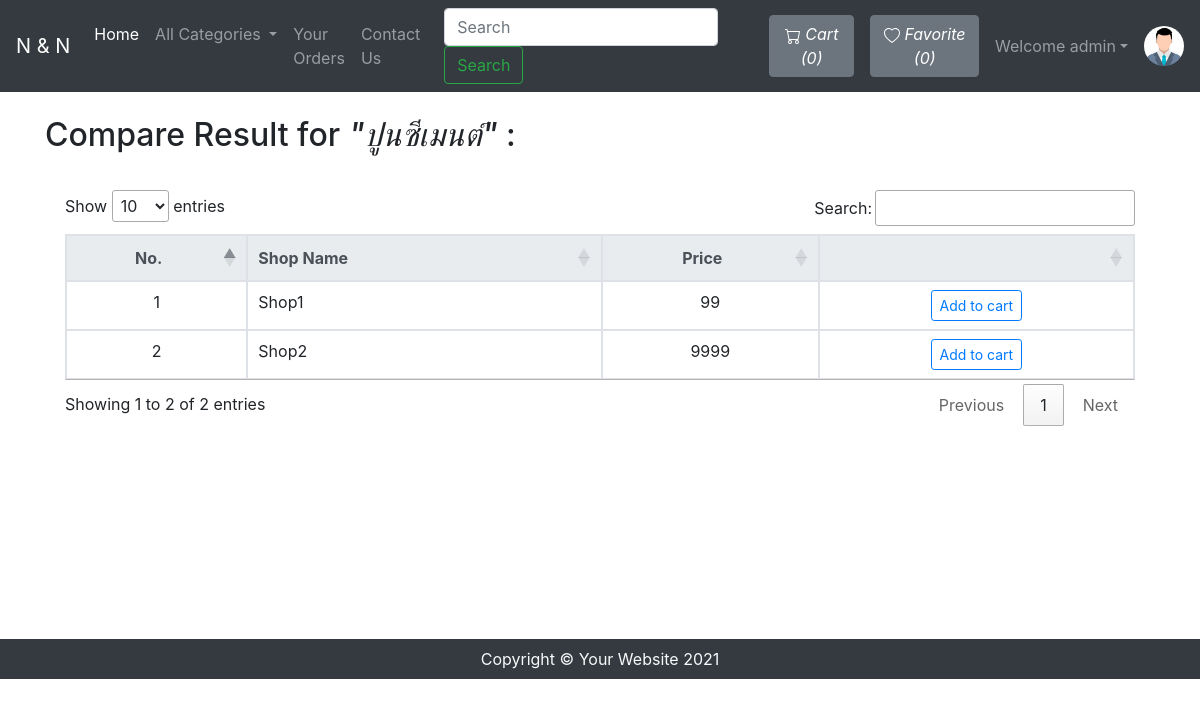
The page /OnlineStore/viewCompare.php?productCode=1 (signed in) on the database its author committed.
### tables this page shows
CREATE TABLE `sitedetail` (
  `tempId` int(11) NOT NULL,
  `systemName` varchar(21) NOT NULL,
  `email` varchar(35) NOT NULL,
  `contact1` bigint(21) NOT NULL,
  `contact2` bigint(21) DEFAULT NULL COMMENT 'Optional',
  `address` text NOT NULL,
  `dateTime` datetime NOT NULL DEFAULT current_timestamp()
);

CREATE TABLE `products` (
  `productId` int(12) NOT NULL,
  `productCode` varchar(255) NOT NULL,
  `productName` varchar(255) NOT NULL,
  `productPrice` int(12) NOT NULL,
  `productDesc` text NOT NULL,
  `productCategorieId` int(12) NOT NULL,
  `shopId` int(11) NOT NULL,
  `quantity` int(11) NOT NULL,
  `productPubDate` datetime NOT NULL DEFAULT current_timestamp()
);

CREATE TABLE `shops` (
  `shopId` int(11) NOT NULL,
  `shopName` varchar(255) NOT NULL,
  `contact` varchar(10) NOT NULL,
  `address` text NOT NULL,
  `latitude` double DEFAULT NULL,
  `longitude` double DEFAULT NULL,
  `dateTime` datetime NOT NULL DEFAULT current_timestamp()
);

### OnlineStore/viewCompare.php (the view, shortened to what this page needs)
<!DOCTYPE html>
<html lang="en">
<head>
	<link rel="stylesheet" href="https://stackpath.bootstrapcdn.com/bootstrap/4.4.1/css/bootstrap.min.css">
	<link rel="stylesheet" href="https://use.fontawesome.com/releases/v5.8.2/css/all.css">
	<link rel="stylesheet" type="text/css" href="https://cdn.datatables.net/1.11.3/css/jquery.dataTables.min.css">
</head>
<body>
	<?php include 'partials/_dbconnect.php'; ?>
	<?php require 'partials/_nav.php' ?>
	<?php
		$productCode = $_GET['productCode'];
		$sql = "SELECT * FROM `products` WHERE `productCode`= $productCode";
		$result = mysqli_query($conn, $sql);
		$row = mysqli_fetch_assoc($result);
		$productName = $row['productName'];
	?>
	<div class="container my-3" id="cont">
		<h2 class="py-2">Compare Result for <em>"<?php  echo $productName ?>"</em> :</h2>
		<div class="row">
			<div class="col-lg-12">
				<div class="card-body">
					<div class="table-responsive">
						<table class="table table-bordered" id="compareTable" width="100%" cellspacing="0">
							<thead class="thead-light">
								<tr>
									<th class="text-center">No.</th>
									<th>Shop Name</th>
									<th class="text-center">Price</th>
									<th></th>
								</tr>
							</thead>
							<tbody>
								<?php
									$sql = "SELECT * FROM `products` WHERE `productCode`= $productCode AND `quantity` != 0";
									$result = mysqli_query($conn, $sql);
									$counter = 0;
									while ($row = mysqli_fetch_assoc($result)) {
										$productId = $row['productId'];
										$productPrice = $row['productPrice'];
										$shopId = $row['shopId'];
										$mysql = "SELECT * FROM `shops` WHERE `shopId` = $shopId";
										$myresult = mysqli_query($conn, $mysql);
										$myrow = mysqli_fetch_assoc($myresult);
										$shopName = $myrow['shopName'];
										$counter++;
										echo '<tr>
												<td class="text-center">' . $counter . '</td>
												<td>' . $shopName . '</td>
												<td class="text-center">' . $productPrice . '</td>';
												if ($loggedin) {
													echo '<td class="text-center">
															<form class="text-center" action="partials/_manageCartOriginal.php" method="POST">
																<button name="addToCart" class="btn btn-sm btn-outline-primary">Add to cart</button>
																<input type="hidden" name="itemId" value="' . $productId . '">
																<input type="hidden" name="productCode" value="' . $productCode . '">
																<input type="hidden" name="shopId" value="' . $shopId . '">
															</form>
														</td>';
												} else {
													echo '<td class="text-center">
															<button class="btn btn-sm btn-outline-primary" data-toggle="modal" data-target="#loginModal">Add to Cart</button>
														</td>';
												}
											echo '</tr>';
									}
								?>
							</tbody>
						</table>
					</div>
				</div>
			</div>
		</div>
	</div>
	<?php require 'partials/_footer.php' ?>
</body>
</html>

### OnlineStore/partials/_nav.php (shortened to what this page needs)
<?php
if (isset($_SESSION['loggedin']) && $_SESSION['loggedin'] == true){
	$loggedin = true;
	$userId = $_SESSION['userId'];
	$username = $_SESSION['username'];
} else {
	$loggedin = false;
	$userId = 0;
}
$sql = "SELECT * FROM `sitedetail`";
$result = mysqli_query($conn, $sql);
$row = mysqli_fetch_assoc($result);
$systemName = $row['systemName'];
echo '<nav class="navbar navbar-expand-lg navbar-dark bg-dark">
		<a class="navbar-brand" href="index.php">' . $systemName . '</a>
		<button class="navbar-toggler" type="button" data-toggle="collapse" data-target="#navbarSupportedContent" aria-controls="navbarSupportedContent" aria-expanded="false" aria-label="Toggle navigation">
			<span class="navbar-toggler-icon"></span>
		</button>
		<div class="collapse navbar-collapse" id="navbarSupportedContent">
			<ul class="navbar-nav mr-auto">
				<li class="nav-item active">
					<a class="nav-link" href="index.php">Home <span class="sr-only">(current)</span></a>
				</li>
				<li class="nav-item dropdown">
					<a class="nav-link dropdown-toggle" href="#" id="navbarDropdown" role="button" data-toggle="dropdown" aria-haspopup="true" aria-expanded="false">
						All Categories
					</a>
					<div class="dropdown-menu" aria-labelledby="navbarDropdown">';
					echo '</div>
				</li>';
				if ($loggedin) {
					echo '<li class="nav-item">
							<a class="nav-link" href="viewOrder.php">Your Orders</a>
						</li>';
				}
				if ($loggedin) {
					echo '<li class="nav-item">
							<a class="nav-link" href="contact.php">Contact Us</a>
						</li>';
				}
			echo '</ul>
			<form method="get" action="../OnlineStore/search.php" class="form-inline my-2 my-lg-0 mx-3">
				<input class="form-control mr-sm-2" type="search" name="search" id="search" placeholder="Search" aria-label="Search" required>
				<button class="btn btn-outline-success my-2 my-sm-0" type="submit">Search</button>
			</form>';
			if ($loggedin) {
				$countcartsql = "SELECT SUM(`itemQuantity`) FROM `viewcart` WHERE `userId` = $userId";
				$countcartresult = mysqli_query($conn, $countcartsql);
				$countcartrow = mysqli_fetch_assoc($countcartresult);
				$countcart = $countcartrow['SUM(`itemQuantity`)'];
				if (!$countcart) {
					$countcart = 0;
				}
				echo '<a href="viewCartReserved.php">
						<button type="button" class="btn btn-secondary mx-2" title="MyCart">
							<svg xmlns="img/cart.svg" width="16" height="16" fill="currentColor" class="bi bi-cart" viewBox="0 0 16 16">
								<path d="M0 1.5A.5.5 0 0 1 .5 1H2a.5.5 0 0 1 .485.379L2.89 3H14.5a.5.5 0 0 1 .491.592l-1.5 8A.5.5 0 0 1 13 12H4a.5.5 0 0 1-.491-.408L2.01 3.607 1.61 2H.5a.5.5 0 0 1-.5-.5zM3.102 4l1.313 7h8.17l1.313-7H3.102zM5 12a2 2 0 1 0 0 4 2 2 0 0 0 0-4zm7 0a2 2 0 1 0 0 4 2 2 0 0 0 0-4zm-7 1a1 1 0 1 1 0 2 1 1 0 0 1 0-2zm7 0a1 1 0 1 1 0 2 1 1 0 0 1 0-2z"/>
							</svg>
							<i class="bi bi-cart">Cart (' . $countcart . ')</i>
						</button>
					</a>';
				$countshopsql = "SELECT COUNT(`shopId`) FROM `favorite` WHERE `userId` = $userId";
				$countshopresult = mysqli_query($conn, $countshopsql);
				$countshoprow = mysqli_fetch_assoc($countshopresult);
				$countshop = $countshoprow['COUNT(`shopId`)'];
				if (!$countshop) {
					$countshop = 0;
				}
				echo '<a href="viewFavorite.php">
						<button type="button" class="btn btn-secondary mx-2" title="Favorite">
							<svg xmlns="img/heart.svg" width="16" height="16" fill="currentColor" class="bi bi-heart" viewBox="0 0 16 16">
								<path d="m8 2.748-.717-.737C5.6.281 2.514.878 1.4 3.053c-.523 1.023-.641 2.5.314 4.385.92 1.815 2.834 3.989 6.286 6.357 3.452-2.368 5.365-4.542 6.286-6.357.955-1.886.838-3.362.314-4.385C13.486.878 10.4.28 8.717 2.01L8 2.748zM8 15C-7.333 4.868 3.279-3.04 7.824 1.143c.06.055.119.112.176.171a3.12 3.12 0 0 1 .176-.17C12.72-3.042 23.333 4.867 8 15z"/>
							</svg>
							<i class="bi bi-heart">Favorite (' . $countshop . ')</i>
						</button>
					</a>';
				echo '<ul class="navbar-nav mr-2">
						<li class="nav-item dropdown">
							<a class="nav-link dropdown-toggle" href="#" id="navbarDropdown" role="button" data-toggle="dropdown"> Welcome ' . $username . '</a>
							<div class="dropdown-menu" aria-labelledby="navbarDropdown">
								<a class="dropdown-item" href="partials/_logout.php">Logout</a>
							</div>
						</li>
					</ul>
					<div class="text-center image-size-small position-relative">
						<a href="viewProfile.php"><img src="img/person-' . $userId . '.jpg" class="rounded-circle" onError="this.src = \'img/profilePic.jpg\'" style="width: 40px; height: 40px"></a>
					</div>';
			} else {
				echo '
					<button type="button" class="btn btn-success mx-2"  data-toggle="modal" data-target="#loginModal">Login</button>
					<button type="button" class="btn btn-success mx-2"  data-toggle="modal" data-target="#signupModal">SignUp</button>';
			}
		echo '</div>
	</nav>';
?>

### OnlineStore/viewCompare.php (style rules this page uses)
#cont { min-height: 515px; }

### rows shown on the page
sitedetail: systemName "N & N"
products: productName "ปูนซีเมนต์", shopId.shopName "Shop1", productPrice "99"
products: shopId.shopName "Shop2", productPrice "9999"

### other values the page prints
$countcart "0"
$countshop "0"
$username "admin"
